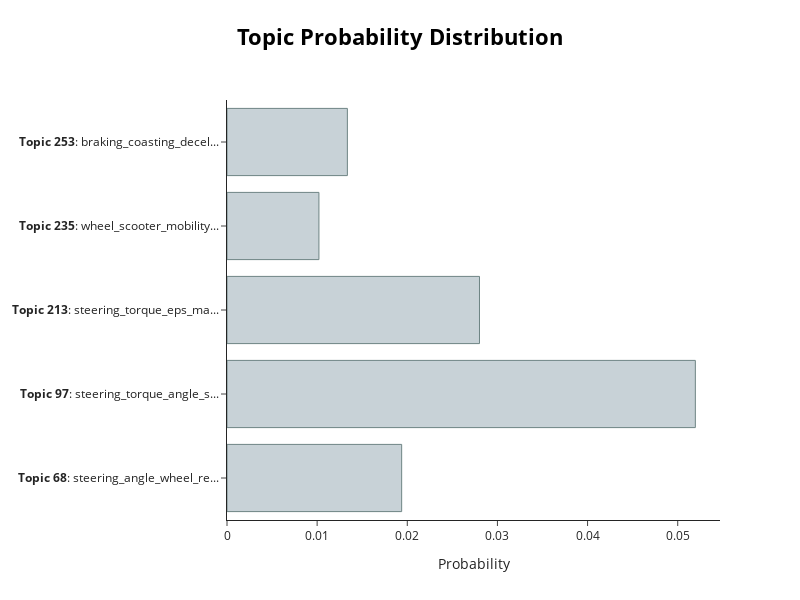

The cell this chart's notebook holds for it:
### Code cell
#Visualize Topic Probabilities
# topic_model.visualize_distribution(probs[200], min_probability=0.01)

### Figure 1 — Plotly figure (JSON) as saved in the notebook; plotly's stock layout.template omitted (floating-point values rounded to 4 significant figures)
{"data": [{"marker": {"color": "#C8D2D7", "line": {"color": "#6E8484", "width": 1}}, "orientation": "h", "type": "bar", "x": [0.01938, 0.05196, 0.02801, 0.0102, 0.01336], "y": ["<b>Topic 68</b>: steering_angle_wheel_re...", "<b>Topic 97</b>: steering_torque_angle_s...", "<b>Topic 213</b>: steering_torque_eps_ma...", "<b>Topic 235</b>: wheel_scooter_mobility...", "<b>Topic 253</b>: braking_coasting_decel..."]}], "layout": {"height": 600, "hoverlabel": {"bgcolor": "white", "font": {"family": "Rockwell", "size": 16}}, "title": {"font": {"color": "Black", "size": 22}, "text": "<b>Topic Probability Distribution", "x": 0.5, "xanchor": "center", "y": 0.95, "yanchor": "top"}, "width": 800, "xaxis": {"title": {"text": "Probability"}}}}
